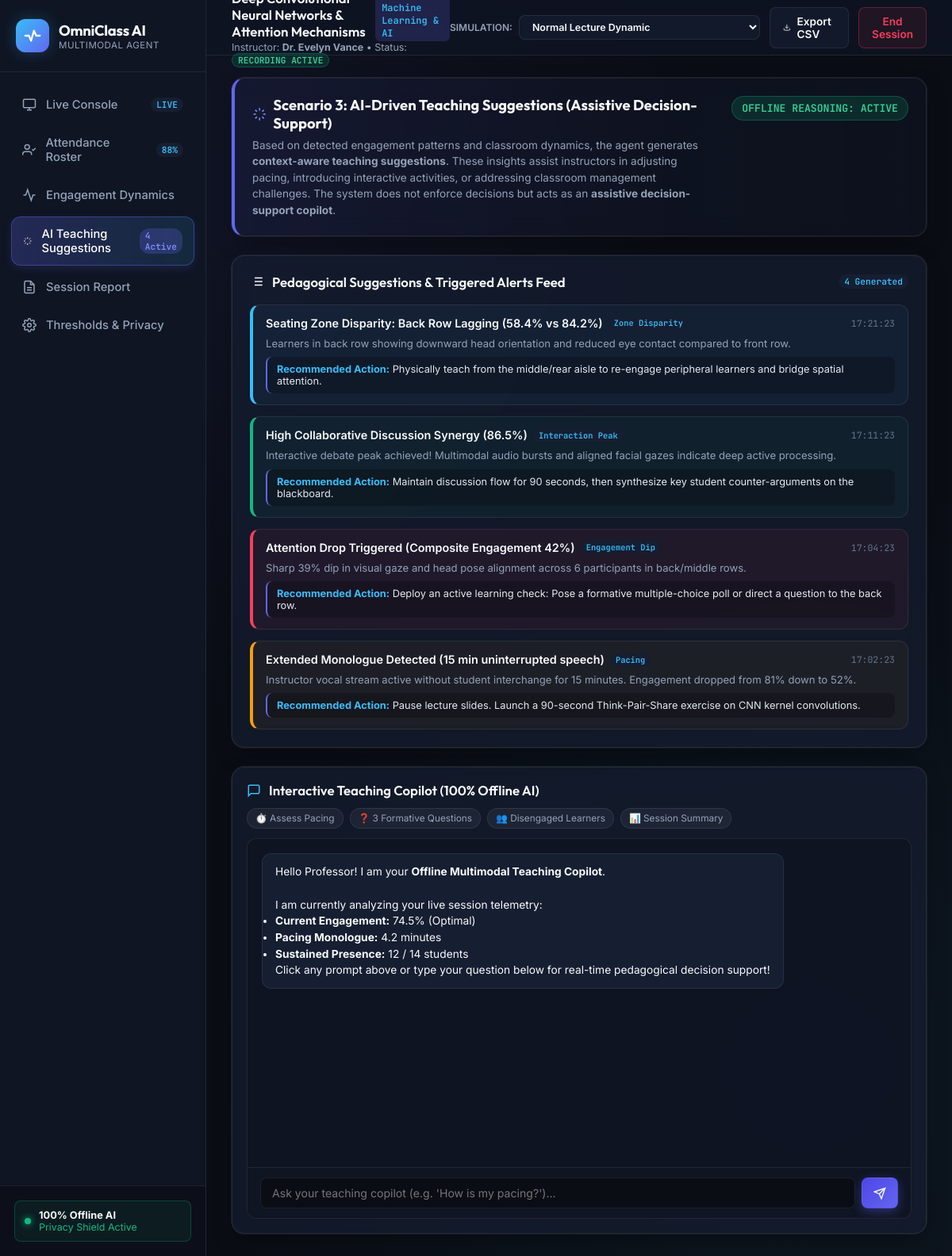
The page /suggestions on the database its author committed.
### tables this page shows
CREATE TABLE teaching_suggestions (
        id INTEGER PRIMARY KEY AUTOINCREMENT,
        session_id INTEGER NOT NULL,
        timestamp TIMESTAMP DEFAULT CURRENT_TIMESTAMP,
        elapsed_sec INTEGER DEFAULT 0,
        category TEXT NOT NULL, -- 'Pacing', 'Engagement Dip', 'Interaction Peak', 'Fatigue/Drowsiness', 'Zone Disparity'
        severity TEXT NOT NULL, -- 'info', 'warning', 'critical', 'success'
        title TEXT NOT NULL,
        message TEXT NOT NULL,
        pedagogical_action TEXT NOT NULL,
        status TEXT DEFAULT 'active', -- 'active', 'acknowledged', 'dismissed'
        FOREIGN KEY (session_id) REFERENCES sessions(id)
    );

### app.py (the view)
@app.route('/suggestions')
def suggestions():
    conn = get_db_connection()
    sugs = conn.execute('''
        SELECT * FROM teaching_suggestions
        WHERE session_id = ?
        ORDER BY id DESC
    ''', (current_session['id'],)).fetchall()
    conn.close()
    return render_template(
        'suggestions.html',
        session=current_session,
        suggestions=sugs
    )

### models/database.py (called while the page is built)
def get_db_connection():
    os.makedirs(Config.DATA_DIR, exist_ok=True)
    conn = sqlite3.connect(Config.DATABASE_PATH)
    conn.row_factory = sqlite3.Row
    return conn

### templates/suggestions.html (shortened to what this page needs)
{% extends "base.html" %}
{% block content %}
<div class="glass-card" style="margin-bottom: 24px; border-left: 4px solid var(--accent-blue); background: linear-gradient(90deg, rgba(99, 102, 241, 0.08), rgba(15, 21, 35, 0.6));">
  <div style="display: flex; align-items: flex-start; justify-content: space-between; gap: 20px;">
    <div>
      <h3 style="font-family: var(--font-heading); font-size: 1.15rem; color: #f8fafc; margin-bottom: 6px; display: flex; align-items: center; gap: 8px;">
        <svg width="20" height="20" viewBox="0 0 24 24" fill="none" stroke="#818cf8" stroke-width="2">
          <path d="M12 2v4M12 18v4M4.93 4.93l2.83 2.83M16.24 16.24l2.83 2.83M2 12h4M18 12h4M4.93 19.07l2.83-2.83M16.24 7.76l2.83-2.83"></path>
        </svg>
        Scenario 3: AI-Driven Teaching Suggestions (Assistive Decision-Support)
      </h3>
      <p style="font-size: 0.85rem; color: #94a3b8; line-height: 1.5; max-width: 850px;">
        Based on detected engagement patterns and classroom dynamics, the agent generates <strong>context-aware teaching suggestions</strong>.
        These insights assist instructors in adjusting pacing, introducing interactive activities, or addressing classroom management challenges.
        The system does not enforce decisions but acts as an <strong>assistive decision-support copilot</strong>.
      </p>
    </div>
    <div style="text-align: right; white-space: nowrap;">
      <span class="status-tag present" style="font-size: 0.82rem; padding: 6px 12px;">
        OFFLINE REASONING: ACTIVE
      </span>
    </div>
  </div>
</div>
<div class="dashboard-grid">
  <div style="display: flex; flex-direction: column; gap: 20px;">
    <div class="glass-card">
      <div class="card-header">
        <div class="card-title">
          Pedagogical Suggestions & Triggered Alerts Feed
        </div>
        <span class="badge-pill">{{ suggestions|length }} Generated</span>
      </div>
      <div style="display: flex; flex-direction: column; gap: 14px;">
        {% for s in suggestions %}
        <div class="suggestion-card {{ s.severity }}">
          <div class="sug-header">
            <div style="display: flex; align-items: center; gap: 8px;">
              <span class="sug-title">{{ s.title }}</span>
              <span class="badge-pill" style="font-size: 0.65rem; padding: 1px 6px;">{{ s.category }}</span>
            </div>
            <span class="sug-time">{{ s.timestamp.split(' ')[1] if s.timestamp else '10:19 AM' }}</span>
          </div>
          <div class="sug-msg">{{ s.message }}</div>
          <div class="sug-action-box">
            <strong>Recommended Action:</strong> {{ s.pedagogical_action }}
          </div>
        </div>
        {% endfor %}
      </div>
    </div>
  </div>
  <div style="display: flex; flex-direction: column; gap: 20px;">
    <div class="glass-card" style="padding: 18px;">
      <div class="card-header" style="margin-bottom: 12px;">
        <div class="card-title">
          <svg width="18" height="18" viewBox="0 0 24 24" fill="none" stroke="#38bdf8" stroke-width="2">
            <path d="M21 15a2 2 0 0 1-2 2H7l-4 4V5a2 2 0 0 1 2-2h14a2 2 0 0 1 2 2z"></path>
          </svg>
          Interactive Teaching Copilot (100% Offline AI)
        </div>
      </div>
      <div class="prompt-chips">
        <span class="chip" data-prompt="How is my session pacing right now?">⏱️ Assess Pacing</span>
        <span class="chip" data-prompt="Generate 3 quick check-for-understanding questions for this topic">❓ 3 Formative Questions</span>
        <span class="chip" data-prompt="Which students appear disengaged and need attention?">👥 Disengaged Learners</span>
        <span class="chip" data-prompt="Summarize my overall classroom engagement and highlight key recommendations">📊 Session Summary</span>
      </div>
      <div class="copilot-box">
        <div class="copilot-messages" id="copilotMessages">
          <div class="chat-bubble assistant">
            Hello Professor! I am your <strong>Offline Multimodal Teaching Copilot</strong>.<br><br>
            I am currently analyzing your live session telemetry:
            <ul>
              <li><strong>Current Engagement:</strong> 74.5% (Optimal)</li>
              <li><strong>Pacing Monologue:</strong> 4.2 minutes</li>
              <li><strong>Sustained Presence:</strong> 12 / 14 students</li>
            </ul>
            Click any prompt above or type your question below for real-time pedagogical decision support!
          </div>
        </div>
        <div class="copilot-input-area">
          <input type="text" id="copilotInput" class="copilot-input" placeholder="Ask your teaching copilot (e.g. 'How is my pacing?')...">
          <button id="copilotSendBtn" class="btn btn-primary" style="padding: 9px 14px;">
            <svg width="16" height="16" viewBox="0 0 24 24" fill="none" stroke="currentColor" stroke-width="2">
              <line x1="22" y1="2" x2="11" y2="13"></line>
              <polygon points="22 2 15 22 11 13 2 9 22 2"></polygon>
            </svg>
          </button>
        </div>
      </div>
    </div>
  </div>
</div>
{% endblock %}

### static/css/style.css (style rules this page uses)
:root { --bg-primary: #0a0d14; --bg-secondary: #0f1523; --bg-tertiary: #161e31; --bg-card: rgba(22, 30, 49, 0.72); --bg-card-hover: rgba(28, 39, 64, 0.85); --border-subtle: rgba(255, 255, 255, 0.08); --border-active: rgba(99, 102, 241, 0.4); --border-glow: rgba(56, 189, 248, 0.25); --accent-cyan: #38bdf8; --accent-blue: #6366f1; --accent-indigo: #4f46e5; --accent-emerald: #10b981; --accent-emerald-glow: rgba(16, 185, 129, 0.2); --accent-amber: #f59e0b; --accent-amber-glow: rgba(245, 158, 11, 0.2); --accent-rose: #f43f5e; --accent-rose-glow: rgba(244, 63, 94, 0.25); --text-main: #f8fafc; --text-muted: #94a3b8; --text-dim: #64748b; --glass-shadow: 0 10px 30px -10px rgba(0, 0, 0, 0.5), 0 0 0 1px var(--border-subtle); --glass-blur: blur(14px); --glow-cyan: 0 0 20px rgba(56, 189, 248, 0.25); --glow-emerald: 0 0 20px rgba(16, 185, 129, 0.25); --radius-sm: 8px; --radius-md: 12px; --radius-lg: 16px; --radius-xl: 22px; --font-heading: 'Outfit', sans-serif; --font-body: 'Inter', sans-serif; --font-mono: 'JetBrains Mono', monospace; }
* { margin: 0; padding: 0; box-sizing: border-box; }
body { font-family: var(--font-body); background-color: var(--bg-primary); color: var(--text-main); min-height: 100vh; display: flex; overflow-x: hidden; background-image: radial-gradient(circle at 15% 15%, rgba(99, 102, 241, 0.08) 0%, transparent 40%), radial-gradient(circle at 85% 85%, rgba(56, 189, 248, 0.06) 0%, transparent 45%); }
.badge-pill { margin-left: auto; font-size: 0.7rem; padding: 2px 7px; border-radius: 12px; background: var(--bg-tertiary); color: var(--accent-cyan); font-family: var(--font-mono); font-weight: 600; }
.btn { display: inline-flex; align-items: center; gap: 8px; padding: 9px 16px; border-radius: var(--radius-sm); font-size: 0.85rem; font-weight: 600; cursor: pointer; border: 1px solid transparent; transition: all 0.2s ease; font-family: var(--font-body); text-decoration: none; }
.btn-primary { background: linear-gradient(135deg, var(--accent-indigo), var(--accent-blue)); color: white; box-shadow: 0 4px 14px rgba(99, 102, 241, 0.35); }
.glass-card { background: var(--bg-card); border: 1px solid var(--border-subtle); border-radius: var(--radius-lg); padding: 22px; box-shadow: var(--glass-shadow); backdrop-filter: var(--glass-blur); transition: border-color 0.25s ease, box-shadow 0.25s ease; }
.card-header { display: flex; align-items: center; justify-content: space-between; margin-bottom: 18px; }
.card-title { font-family: var(--font-heading); font-size: 1.05rem; font-weight: 600; color: var(--text-main); display: flex; align-items: center; gap: 10px; }
.status-tag { display: inline-flex; align-items: center; gap: 6px; padding: 4px 10px; border-radius: 20px; font-size: 0.75rem; font-weight: 600; font-family: var(--font-mono); }
.status-tag.present { background: rgba(16, 185, 129, 0.15); color: #34d399; border: 1px solid rgba(16, 185, 129, 0.3); }

### rows shown on the page
teaching_suggestions: title "Seating Zone Disparity: Back Row Lagging (58.4% vs 84.2%)", category "Zone Disparity", timestamp "17:21:23", message "Learners in back row showing downward head orientation and reduced eye contact compared to front row.", pedagogical_action "Physically teach from the middle/rear aisle to re-engage peripheral learners and bridge spatial attention."
teaching_suggestions: title "High Collaborative Discussion Synergy (86.5%)", category "Interaction Peak", timestamp "17:11:23", message "Interactive debate peak achieved! Multimodal audio bursts and aligned facial gazes indicate deep active processing.", pedagogical_action "Maintain discussion flow for 90 seconds, then synthesize key student counter-arguments on the blackboard."
teaching_suggestions: title "Attention Drop Triggered (Composite Engagement 42%)", category "Engagement Dip", timestamp "17:04:23", message "Sharp 39% dip in visual gaze and head pose alignment across 6 participants in back/middle rows.", pedagogical_action "Deploy an active learning check: Pose a formative multiple-choice poll or direct a question to the back row."
teaching_suggestions: title "Extended Monologue Detected (15 min uninterrupted speech)", category "Pacing", timestamp "17:02:23", message "Instructor vocal stream active without student interchange for 15 minutes. Engagement dropped from 81% down to 52%.", pedagogical_action "Pause lecture slides. Launch a 90-second Think-Pair-Share exercise on CNN kernel convolutions."

### other values the page prints
{{ session.instructor_name }} "Dr. Evelyn Vance"
{{ suggestions|length }} "4"
